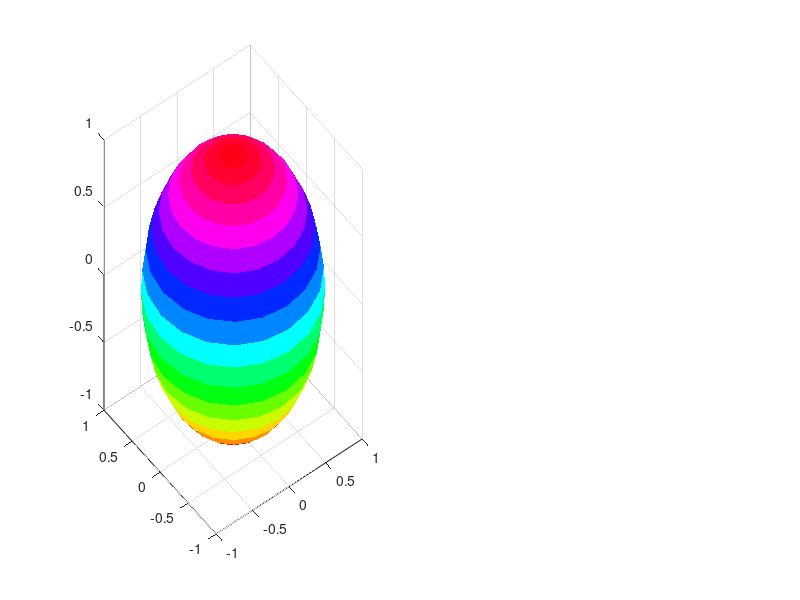

MATLAB code for this plot: (Note: this script raises an error after producing the figure.)
clc;
clear;
close all;

record = 0

N = 1000;
movingFrameWidth = 200;

RealParameters = [-10.5; 9.5; -0.5; 0.5];
EstimatedParameters = RealParameters + 1E-1*(randn(4,1)-0.5);

SOPin     = [0;0;1];
TargetSOP = [0;1;0];
SOPin     = SOPin/norm(SOPin);
TargetSOP = TargetSOP/norm(TargetSOP);
SOPout    = SOPin;
Va = 0;
Vc = 0;

TargetSOPList = [1 0 0; 0 1 0; -1 0 0; 0 -1 0]';

HistSOPin     = zeros(3,N);
HistSOPout    = zeros(3,N);
HistSOPtarget = zeros(3,N);

HistVa   = zeros(1,N);
HistVc   = zeros(1,N);
HistERRO = zeros(1,N);

ERRO            = 0;
Switch          = 20;
i_actualSwitch  = -Switch+1;
Drift           = 5;
i_actualDrift   = -Drift+1;
DriftIteration  = 0;
axis            = [1;0;0];
DriftSpeed      = 2*pi/200;

clf('reset') 
figure('units','normalized','outerposition',[0 0 1 1])
%plot sphere
subplot(5,2,[1 3 5 7 9]);
[x,y,z] = sphere;
surf(x,y,z,'EdgeColor','none')
colormap hsv
alpha(0.3)
ylabel('y')
xlabel('x')
zlabel('z')
plot3(x,y,z,'k')
%inout and outputs
hold on;
%circles
[x,y,z]=circle(1);
plot3(x,y,z)
plot3(y,z,x)
plot3(z,x,y)

if record == 1
    writerObj = VideoWriter('out20','MPEG-4');% Name it.
writerObj.FrameRate = 30; % How many frames per second.
writerObj.Quality = 10;
open(writerObj);
end
t = 1:length(HistSOPtarget(1,:));
t = t/1E6;

for i = 1:N
    
    NumSwitch2Drift = i - i_actualSwitch;
    if NumSwitch2Drift == Switch
        [TargetSOP] = SOPTargetSwitch( TargetSOPList );
        i_actualSwitch = i;
    end
    
    NumIter2Drift = i - i_actualDrift;
    if NumIter2Drift == Drift
        [SOPin,DriftIteration,axis] = SOPinRandomDrift( SOPin, DriftIteration, axis, DriftSpeed, RealParameters );
        i_actualDrift = i;
    end
    
    [SOPout,Va,Vc,ERRO] = ControlIteration(SOPin,TargetSOP,Va,Vc,EstimatedParameters,RealParameters);
    
    %inout and outputs
    subplot(5,2,[1 3 5 7 9]);
    scatter3(SOPin(1),SOPin(2),SOPin(3),20,'filled','g')
    scatter3(TargetSOP(1),TargetSOP(2),TargetSOP(3),100,'filled','k')
    scatter3(SOPout(1),SOPout(2),SOPout(3),20,'filled','r')
    if record == 1
    frame = getframe(gcf); % 'gcf' can handle if you zoom in to take a movie.
    writeVideo(writerObj, frame);
    end
    
    HistSOPin(:,i) = SOPin;
    HistSOPtarget(:,i) = TargetSOP;
    HistSOPout(:,i) = SOPout;
    HistVa(1,i) = Va;
    HistVc(1,i) = Vc;
    HistERRO(1,i) = ERRO;
    
    subplot(5,2,2);
    plot(t,HistSOPtarget(1,:),t,HistSOPout(1,:),'b');
    ylim([-1 1]);
    
    if i <= movingFrameWidth
        xlim([0 i/(1E6)]);
    else
        xlim([(i-movingFrameWidth)/(1E6) i/(1E6)]);
    end
    
    subplot(5,2,4);
    plot(t,HistSOPtarget(2,:),t,HistSOPout(2,:),'b');
    ylim([-1 1]);
    if i <= movingFrameWidth
        xlim([0 i/(1E6)]);
    else
        xlim([(i-movingFrameWidth)/(1E6) i/(1E6)]);
    end
    
    subplot(5,2,6);
    plot(t,HistSOPtarget(3,:),t,HistSOPout(3,:),'b');
    ylim([-1 1]);
    if i <= movingFrameWidth
        xlim([0 i/(1E6)]);
    else
        xlim([(i-movingFrameWidth)/(1E6) i/(1E6)]);
    end
    
    subplot(5,2,8);
    plot(t,HistERRO,t,(0*t+1)*1E-1,'b');
    ylim([0 2]);
    if i <= movingFrameWidth
        xlim([0 i/(1E6)]);
    else
        xlim([(i-movingFrameWidth)/(1E6) i/(1E6)]);
    end
    
    subplot(5,2,10);
    plot(t,HistERRO,'b');
    ylim([0 0.1]);
    if i <= movingFrameWidth
        xlim([0 i/(1E6)]);
    else
        xlim([(i-movingFrameWidth)/(1E6) i/(1E6)]);
    end
    
    disp(i);
end

hold off;
if record ==1
close(writerObj); % Saves the movie.
end
Origin(:,1) = t';
Origin(:,2) = HistSOPtarget(1,:)';
Origin(:,3) = HistSOPout(1,:)';
Origin(:,4) = HistSOPtarget(2,:)';
Origin(:,5) = HistSOPout(2,:)';
Origin(:,6) = HistSOPtarget(3,:)';
Origin(:,7) = HistSOPout(3,:)';
Origin(:,8) = HistERRO';